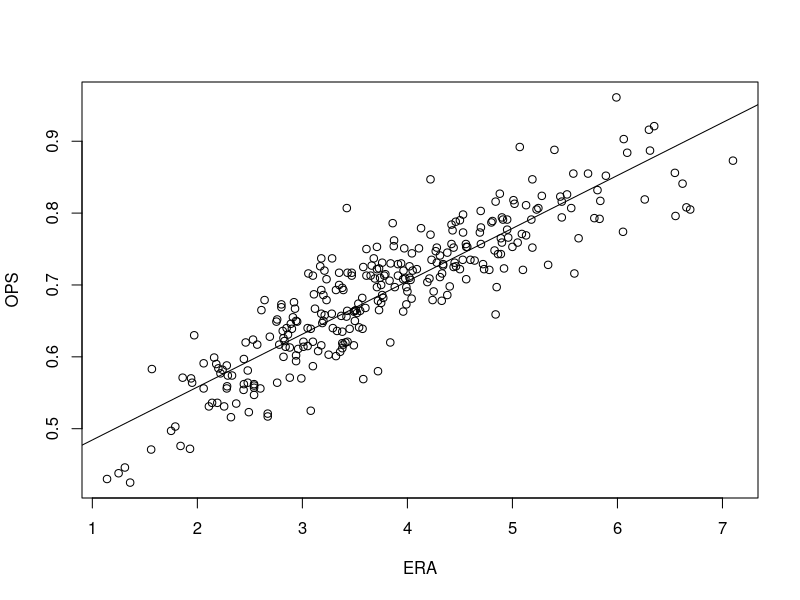
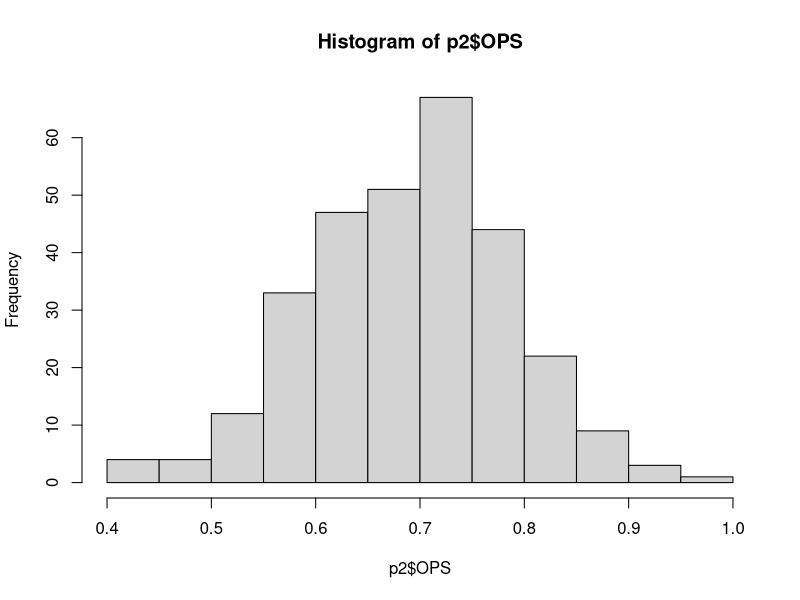
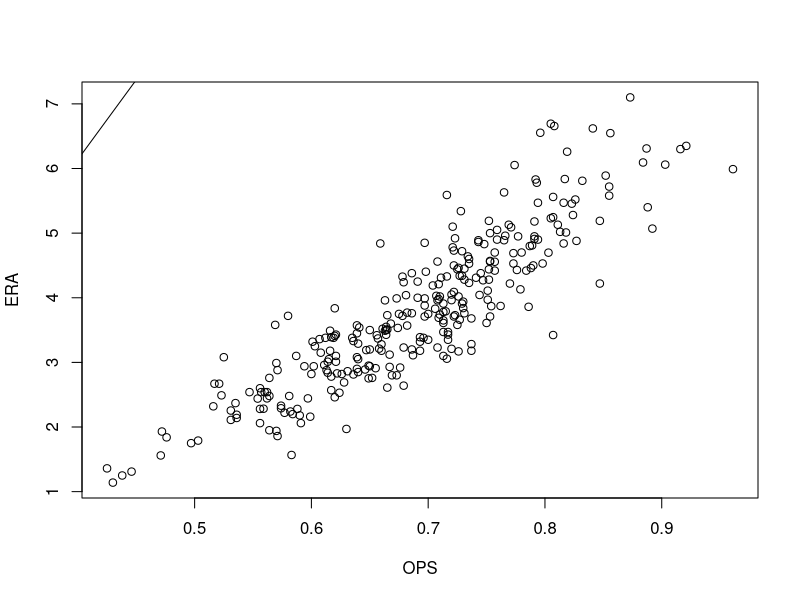

Write R code to recreate these figures, in order. (Note: this script raises an error after producing the figures.)
###FULL PITCHING LIST###
pit22 <- read.csv("Pitchers22.csv")
library("dplyr")
library("stringr")

#Cleaning and Manipulating Data
pit22 <- select(pit22,-c(Name.1, Name.2, Rk, Rk.1))

pit22$FB. <- as.numeric(sub("%", "", pit22$FB.,fixed=TRUE))/100
pit22$HR. <- as.numeric(sub("%", "", pit22$HR.,fixed=TRUE))/100
pit22$SO. <- as.numeric(sub("%", "", pit22$SO.,fixed=TRUE))/100
pit22$BB. <- as.numeric(sub("%", "", pit22$BB.,fixed=TRUE))/100
pit22$HardH. <- as.numeric(sub("%", "", pit22$HardH.,fixed=TRUE))/100
pit22$LD. <- as.numeric(sub("%", "", pit22$LD.,fixed=TRUE))/100
pit22$GB. <- as.numeric(sub("%", "", pit22$GB.,fixed=TRUE))/100
pit22$cWPA <- as.numeric(sub("%", "", pit22$cWPA,fixed=TRUE))/100
pit22$XBH. <- as.numeric(sub("%", "", pit22$XBH.,fixed=TRUE))/100

pit22 <- pit22 %>%
  group_by(Name) %>%
  summarise(
    across(1:2, sum, na.rm = TRUE),
    across(3:4, mean, na.rm = TRUE),
    across(5:23, sum, na.rm = TRUE),
    across(24:48, mean, na.rm = TRUE)) %>%
  mutate(across(is.numeric, round, digits=3)) %>%
  filter(IP >= 9)


pit22$Name <- str_remove(pit22$Name, "<a0>")

#DATA ANALYSIS
p2 <- pit22 %>%
  select(Name, ERA, IP, WHIP, H9, HR9, BB9, SO9, BA, OBP, SLG, OPS, HR., SO., XBH.) %>%
  filter(IP >= 60) %>%
  filter(ERA <= 9)
 
#PULL UP BATTING OPS 2022 for teams#
Best <- lm(data = p2, OPS ~ ERA)
plot(data = p2, OPS ~ ERA)
abline(Best)
summary(Best)

hist(p2$OPS)

trial <- lm(data = p2, ERA ~ OBP)
summary(trial)

plot(data = p2, ERA ~ OPS)
abline(trial)
summary(ops18)


test <- lm(data = p2, OBP ~ XBH.)
summary(test)
  
p2$era.z <- (p2$ERA - mean(p2$ERA)) / sd(p2$ERA)
p2$whip.z <- (p2$WHIP - mean(p2$WHIP)) / sd(p2$WHIP)
p2$average.z <- (p2$era.z + (p2$whip.z)) / 2

hist(p2$ERA)
mean(p2$ERA)
